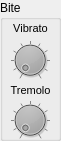
     <widget class="QGroupBox" name="groupBox_42" >
      <property name="geometry" >
       <rect>
        <x>640</x>
        <y>540</y>
        <width>61</width>
        <height>141</height>
       </rect>
      </property>
      <property name="title" >
       <string>Bite</string>
      </property>
      <widget class="QDial" name="biteVibrato_dial" >
       <property name="geometry" >
        <rect>
         <x>10</x>
         <y>40</y>
         <width>40</width>
         <height>40</height>
        </rect>
       </property>
       <property name="palette" >
        <palette>
         <active>
          <colorrole role="Button" >
           <brush brushstyle="SolidPattern" >
            <color alpha="255" >
             <red>0</red>
             <green>0</green>
             <blue>0</blue>
            </color>
           </brush>
          </colorrole>
         </active>
         <inactive>
          <colorrole role="Button" >
           <brush brushstyle="SolidPattern" >
            <color alpha="255" >
             <red>0</red>
             <green>0</green>
             <blue>0</blue>
            </color>
           </brush>
          </colorrole>
         </inactive>
         <disabled>
          <colorrole role="Button" >
           <brush brushstyle="SolidPattern" >
            <color alpha="255" >
             <red>0</red>
             <green>0</green>
             <blue>0</blue>
            </color>
           </brush>
          </colorrole>
         </disabled>
        </palette>
       </property>
       <property name="maximum" >
        <number>127</number>
       </property>
       <property name="notchTarget" >
        <double>12.800000000000001</double>
       </property>
       <property name="notchesVisible" >
        <bool>true</bool>
       </property>
      </widget>
      <widget class="QLabel" name="label_103" >
       <property name="geometry" >
        <rect>
         <x>10</x>
         <y>20</y>
         <width>41</width>
         <height>16</height>
        </rect>
       </property>
       <property name="font" >
        <font>
         <pointsize>8</pointsize>
        </font>
       </property>
       <property name="text" >
        <string>Vibrato</string>
       </property>
       <property name="alignment" >
        <set>Qt::AlignCenter</set>
       </property>
      </widget>
      <widget class="QDial" name="biteTremolo_dial" >
       <property name="geometry" >
        <rect>
         <x>10</x>
         <y>100</y>
         <width>40</width>
         <height>40</height>
        </rect>
       </property>
       <property name="palette" >
        <palette>
         <active>
          <colorrole role="Button" >
           <brush brushstyle="SolidPattern" >
            <color alpha="255" >
             <red>0</red>
             <green>0</green>
             <blue>0</blue>
            </color>
           </brush>
          </colorrole>
         </active>
         <inactive>
          <colorrole role="Button" >
           <brush brushstyle="SolidPattern" >
            <color alpha="255" >
             <red>0</red>
             <green>0</green>
             <blue>0</blue>
            </color>
           </brush>
          </colorrole>
         </inactive>
         <disabled>
          <colorrole role="Button" >
           <brush brushstyle="SolidPattern" >
            <color alpha="255" >
             <red>0</red>
             <green>0</green>
             <blue>0</blue>
            </color>
           </brush>
          </colorrole>
         </disabled>
        </palette>
       </property>
       <property name="maximum" >
        <number>127</number>
       </property>
       <property name="notchTarget" >
        <double>12.800000000000001</double>
       </property>
       <property name="notchesVisible" >
        <bool>true</bool>
       </property>
      </widget>
      <widget class="QLabel" name="label_104" >
       <property name="geometry" >
        <rect>
         <x>5</x>
         <y>80</y>
         <width>51</width>
         <height>20</height>
        </rect>
       </property>
       <property name="font" >
        <font>
         <pointsize>8</pointsize>
        </font>
       </property>
       <property name="text" >
        <string>Tremolo</string>
       </property>
       <property name="alignment" >
        <set>Qt::AlignCenter</set>
       </property>
      </widget>
     </widget>
